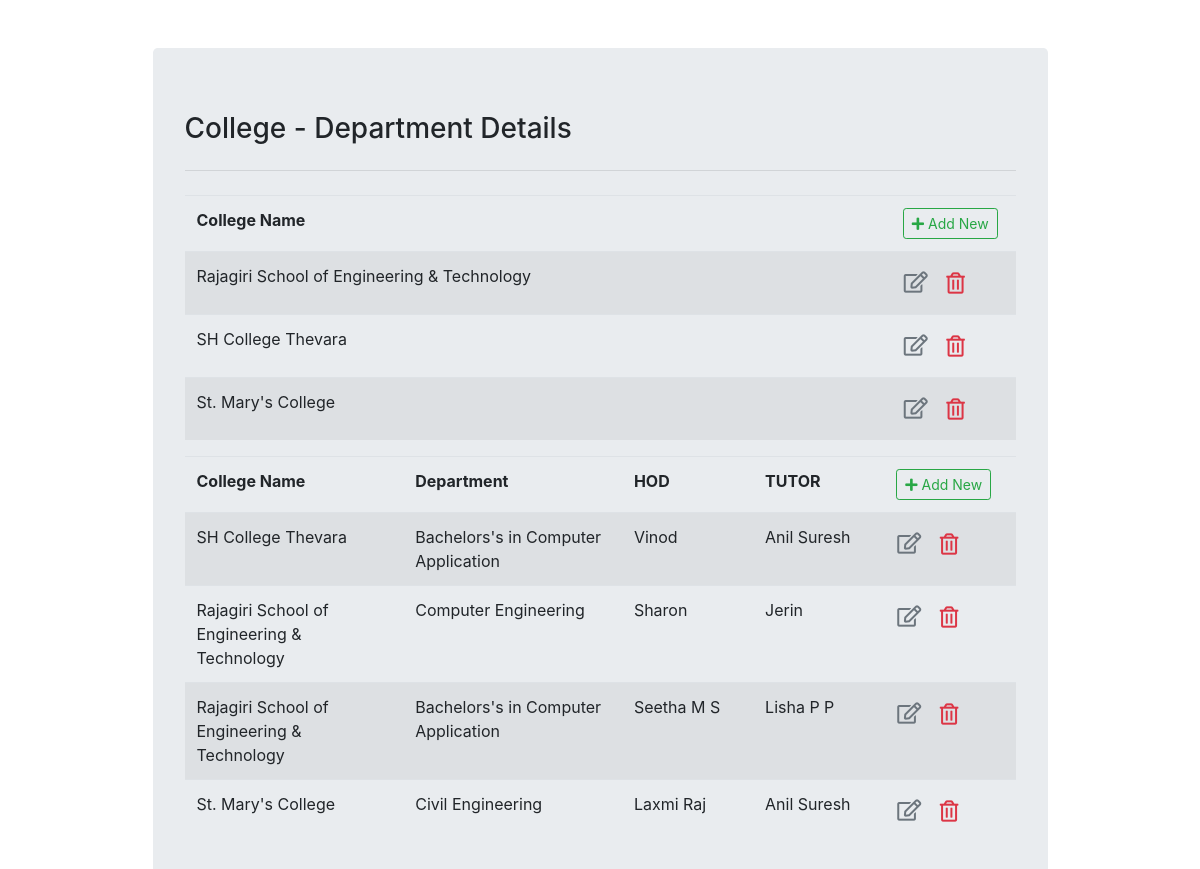
Page /list/ on the committed database.
### app01/models.py (models this page shows, shortened)
class College(models.Model):
    college_name = models.CharField(max_length=50)
    def __str__(self):
        return self.college_name

class Department(models.Model):
    college_name = models.ForeignKey(College, on_delete=models.CASCADE)
    department_name = models.CharField(max_length=100)
    head_of_department = models.CharField(max_length=100)
    tutor = models.CharField(max_length=100)

### app01/views.py (the view)
# urls.py: path('list/', views.department_list, name='list'),
def department_list(request):
    context = {'department_list': Department.objects.all(), 'clg_list': College.objects.all()}
    return render(request, 'list.html', context)

### templates/list.html (shortened to what this page needs)
{% extends "base.html" %}
{% block content %}
<table class="table table-striped">
    <thead class="border-bottom font-weight-bold">
        <tr>
            <td>College Name</td>
            <td width="15%">
                <a href="{%url 'college_insert' %}" class="btn btn-outline-success btn-sm">
                    <i class="fas fa-plus"></i> Add New
                </a>
            </td>
        </tr>
    </thead>
    <tbody>
        {% for n in clg_list %}
            <tr>
                <td>{{n.college_name}}</td>
                <td>
                    <a href="{% url 'college_update' n.id%}" class="btn text-secondary px-0">
                        <i class="far fa-edit fa-lg"></i>
                    </a>
                    <form action="{% url 'delete_college' n.id%}" method="post" class="d-inline">
                        <button type="submit" class="btn">
                            <i class="far fa-trash-alt fa-lg text-danger float-right"></i>
                        </button>
                    </form>
                </td>
            </tr>
        {% endfor %}
    </tbody>
</table>
<table class="table table-striped">
    <thead class="border-bottom font-weight-bold">
        <tr>
            <td width="25%">College Name</td>
            <td width="25%">Department</td>
            <td width="15%">HOD</td>
            <td width="15%">TUTOR</td>
            <td width="15%">
                <a href="{% url 'details_insert' %}" class="btn btn-outline-success btn-sm">
                    <i class="fas fa-plus"></i> Add New
                </a>
            </td>
        </tr>
    </thead>
    <tbody>
        {% for n in department_list %}
            <tr>
                <td>{{n.college_name}}</td>
                <td>{{n.department_name}}</td>
                <td>{{n.head_of_department}}</td>
                <td>{{n.tutor}}</td>
                <td>
                    <a href="{% url 'details_update' n.id %}" class="btn text-secondary px-0">
                        <i class="far fa-edit fa-lg"></i>
                    </a>
                    <form action="{%url 'delete' n.id %}" method="post" class="d-inline">
                        <button type="submit" class="btn">
                            <i class="far fa-trash-alt fa-lg text-danger float-right"></i>
                        </button>
                    </form>
                </td>
            </tr>
        {% endfor %}
    </tbody>
</table>
{% endblock content %}

### templates/base.html (shortened to what this page needs)
<!DOCTYPE html>
<html lang="en">
<head>
    <link rel="stylesheet" href="https://stackpath.bootstrapcdn.com/bootstrap/4.3.1/css/bootstrap.min.css"
>
    <link rel="stylesheet" href="https://cdnjs.cloudflare.com/ajax/libs/font-awesome/5.11.2/css/all.min.css">
</head>
<body>
    <div class="container">
        <div class="col-md-10 offset-md-1 mt-5">
            <div class="jumbotron">
                <h3 class="display-8">College - Department Details</h3>
                <hr class="my-4">
                {% block content %}
                {% endblock content %}
            </div>
        </div>
    </div>
</body>
</html>

### rows in the picture
College: college_name "Rajagiri School of Engineering & Technology"
College: college_name "SH College Thevara"
College: college_name "St. Mary's College"
Department: college_name "SH College Thevara", department_name "Bachelors's in Computer Application", head_of_department "Vinod", tutor "Anil Suresh"
Department: college_name "Rajagiri School of Engineering & Technology", department_name "Computer Engineering", head_of_department "Sharon", tutor "Jerin"
Department: college_name "Rajagiri School of Engineering & Technology", department_name "Bachelors's in Computer Application", head_of_department "Seetha M S", tutor "Lisha P P"
Department: college_name "St. Mary's College", department_name "Civil Engineering", head_of_department "Laxmi Raj", tutor "Anil Suresh"
